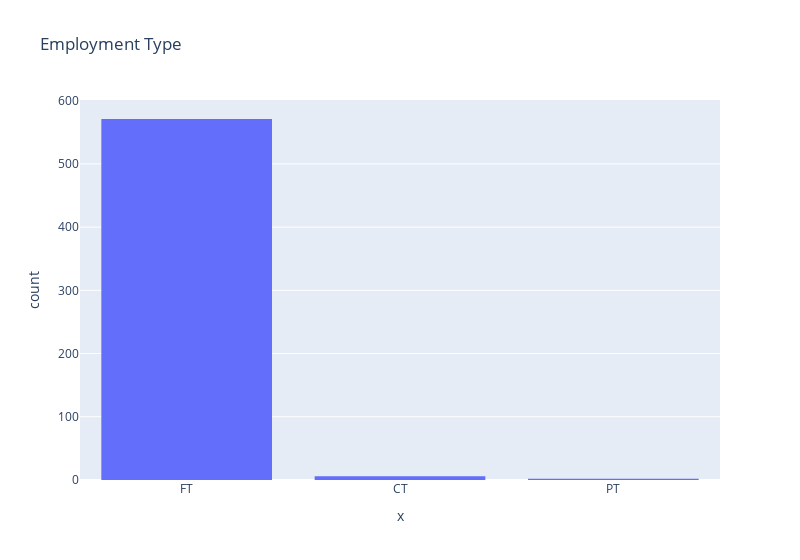

Here is the notebook cell this chart was saved with:
### Code cell
px.histogram(x=df['employment_type'],title='Employment Type',width=800)

### Figure 1 — Plotly figure (JSON) as saved in the notebook; plotly's stock layout.template omitted (floating-point values rounded to 4 significant figures; data arrays with more than 128 entries replaced by an {"elided": "..."} marker saying what was removed)
{"data": [{"alignmentgroup": "True", "bingroup": "x", "hovertemplate": "x=%{x}<br>count=%{y}<extra></extra>", "legendgroup": "", "marker": {"color": "#636efa", "pattern": {"shape": ""}}, "name": "", "offsetgroup": "", "orientation": "v", "showlegend": false, "type": "histogram", "x": {"elided": "579 str values"}, "xaxis": "x", "yaxis": "y"}], "layout": {"barmode": "relative", "legend": {"tracegroupgap": 0}, "title": {"text": "Employment Type"}, "width": 800, "xaxis": {"anchor": "y", "domain": [0, 1], "title": {"text": "x"}}, "yaxis": {"anchor": "x", "domain": [0, 1], "title": {"text": "count"}}}}
